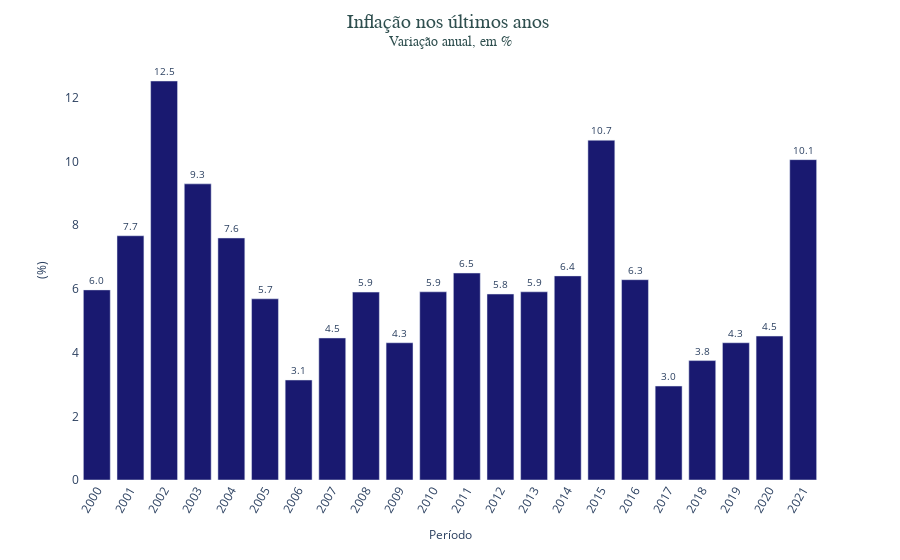

The notebook cell this image was saved under:
### Code cell
# Utilizando algumas features do Plotly para criar um gráfico

# Passando o DataFrame como fonte de dados e escolhendo os eixos devidos
fig = px.bar(df_2, x = 'Ano', y = 'Variação anual (%)', text_auto = '.1f')

# Definindo os rótulos de dados como fonte 10 e alocados fora das colunas internas
fig.update_traces(textfont_size = 7, textangle = 0, textposition = 'outside', marker_color='midnightblue')

# Ajustando as informações do gráfico, adicionando título, centralizando e formatando eixos
fig.update_layout(
    title = {
        'text':'Inflação nos últimos anos <br><sup>Variação anual, em %',
        'y': 0.95,
        'x': 0.5,
        'xanchor': 'center',
        'yanchor': 'top',
        'font': {'size':20, 'color': 'darkslategrey', 'family': 'luminari, fantasy'}
    },
    yaxis = dict(
        title = '(%)',
        titlefont_size=12),
    xaxis = dict(
        title = 'Período',
        titlefont_size = 12,
        type = 'category'),
    uniformtext_minsize = 10,
    uniformtext_mode = 'hide',
    paper_bgcolor='rgb(255,255,255)',
    plot_bgcolor='rgb(255,255,255)',
)

# Ajustando o ângulo do eixo X
fig.update_xaxes(tickangle=-60)

fig.show()

### Figure 1 — Plotly figure (JSON) as saved in the notebook; plotly's stock layout.template omitted (floating-point values rounded to 4 significant figures)
{"data": [{"alignmentgroup": "True", "hovertemplate": "Ano=%{x}<br>Variação anual (%)=%{y}<extra></extra>", "legendgroup": "", "marker": {"color": "midnightblue", "pattern": {"shape": ""}}, "name": "", "offsetgroup": "", "orientation": "v", "showlegend": false, "textangle": 0, "textfont": {"size": 7}, "textposition": "outside", "texttemplate": "%{y:.1f}", "type": "bar", "x": [2000, 2001, 2002, 2003, 2004, 2005, 2006, 2007, 2008, 2009, 2010, 2011, 2012, 2013, 2014, 2015, 2016, 2017, 2018, 2019, 2020, 2021], "xaxis": "x", "y": [5.97, 7.67, 12.53, 9.3, 7.6, 5.69, 3.14, 4.46, 5.9, 4.31, 5.91, 6.5, 5.84, 5.91, 6.41, 10.67, 6.29, 2.95, 3.75, 4.31, 4.52, 10.06], "yaxis": "y"}], "layout": {"barmode": "relative", "legend": {"tracegroupgap": 0}, "margin": {"t": 60}, "paper_bgcolor": "rgb(255,255,255)", "plot_bgcolor": "rgb(255,255,255)", "title": {"font": {"color": "darkslategrey", "family": "luminari, fantasy", "size": 20}, "text": "Inflação nos últimos anos <br><sup>Variação anual, em %", "x": 0.5, "xanchor": "center", "y": 0.95, "yanchor": "top"}, "uniformtext": {"minsize": 10, "mode": "hide"}, "xaxis": {"anchor": "y", "domain": [0, 1], "tickangle": -60, "title": {"font": {"size": 12}, "text": "Período"}, "type": "category"}, "yaxis": {"anchor": "x", "domain": [0, 1], "title": {"font": {"size": 12}, "text": "(%)"}}}}
